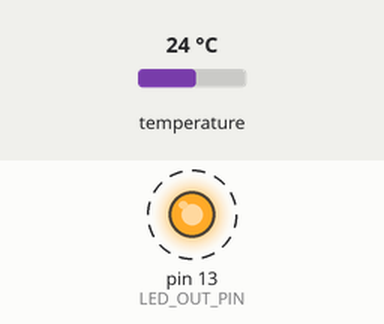
The sketch below on a simulated Arduino Uno, built with avr-gcc and run on an emulated ATmega328P. Shown: output pins drawn as LEDs (lit = HIGH). Dashed ring = blinking. The test bench sets the inputs (shaded band); at power-on: temperature 24 °C. What the sketch prints to the serial monitor is not drawn.

Above: at 0.5 s.
Timing chart, 0 to 3.0 s (numbered marks = the images above):
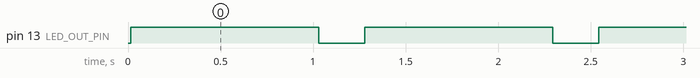

The sketch:

ArduinoMegaTempTest01.ino
```cpp
#include <OneWire.h>
#include <DallasTemperature.h>

// Temperature sensor data wire must be connected to Arduino digital pin 4:
const int ONE_WIRE_DIGITAL_BUS_PIN  = 4;
const int LED_OUT_PIN               = 13;

float temperatureValue = 0;

// Setup a OneWire library instance to communicate with any OneWire devices:
OneWire oneWire( ONE_WIRE_DIGITAL_BUS_PIN );
// Pass the oneWire reference to the Dallas Temperature sensor library:
DallasTemperature sensors( &oneWire );


void setup()
{
  pinMode( LED_OUT_PIN , OUTPUT );
  // Initialize serial port and wait for port to open:
  Serial.begin( 9600 );
  // Wait forever for serial port to connect:
  // ( Needed for native USB port only )
  while ( !Serial ) { delay( 1000 ); };
  // Initialize OneWire sensors:
  sensors.begin();
};

void loop()
{
  // Turn the LED on and wait:
  digitalWrite( LED_OUT_PIN , HIGH );
  delay( 250 );

  // Read the temperature from the sensor:
  sensors.requestTemperatures();
  temperatureValue = sensors.getTempCByIndex( 0 );

  // Write to the serial port the value of the temperature sensor:
  Serial.println( temperatureValue );

  // Turn the LED off and wait:
  digitalWrite( LED_OUT_PIN , LOW );
  delay( 250 );
};
```

Measured:
- by itself, pin 13 (LED_OUT_PIN): alternates HIGH for 1.0 s and LOW for 0.25 s
